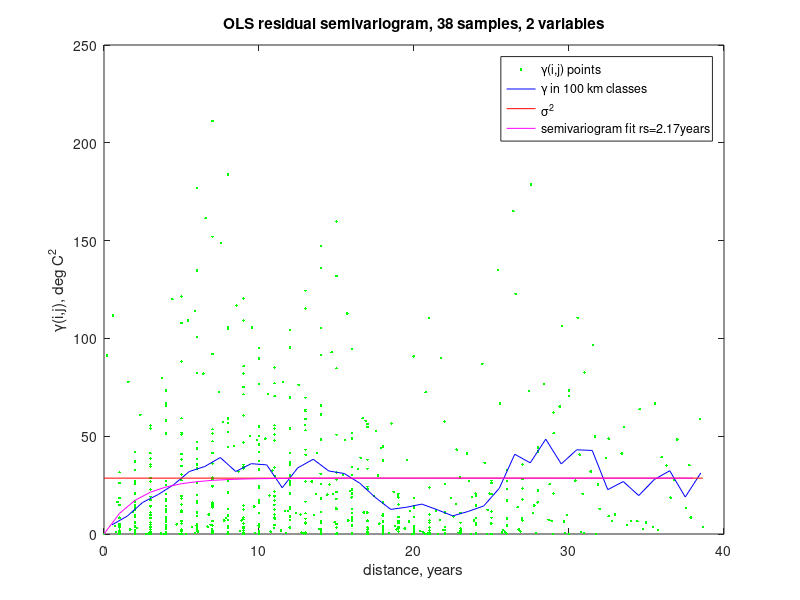

This chart was generated by the following MATLAB code:
%%%%%%%%%%%%%%%%%%%%%%%%%%%%%%%%%%%%%%%%%%%%%%%%%%%%%%%%%%%%%%%%%%%%%%%%%%%%%%%%%%%%%%%
% This program reads Cape Grim Methane data, then does OLS and GLS linear regression. %
% GLS assumes residual correlation is by exponential functions of distance.           % 
% This code is for Matlab or Octave (clear or set the usingOctave flag).              %
%%%%%%%%%%%%%%%%%%%%%%%%%%%%%%%%%%%%%%%%%%%%%%%%%%%%%%%%%%%%%%%%%%%%%%%%%%%%%%%%%%%%%%%
usingOctave=false;  % forces flushing of the display buffer in Octave to see progress (not for Matlab)

modelOrder=3;     % regression model order (max 9 with this code)

% Read data:
methane=csvread('CapeGrimMethane.csv');

plotBestFit=0; % plot best fit with PI: 0=no, 1=OLS, 2=DW, 3=TADW, 4=DW-TADW extrapolated, 5=semivariogram
% if 0, semivariogram will be plotted instead of data with best fir and PI

doSemivar=true; % do GLS based on semivariogram of OLS residuals

[n,~]=size(methane);

%%%%%%%%%%%%%%%%%%%%%%%%%%%%%%%%%%%%%%%%%%%%%%%%%%%%%%%%%%%%%%%%%%%%%%%%%%%%
% copy the first 5 records as is, then take means 12 at a time of the rest %
%%%%%%%%%%%%%%%%%%%%%%%%%%%%%%%%%%%%%%%%%%%%%%%%%%%%%%%%%%%%%%%%%%%%%%%%%%%%
M=zeros(5,n);
for i=1:5
    M(i,i)=1;
end
for i=6:n
    j=round((i-6-mod(i-6,12))/12)+6;
    M(j,i)=1/12;
end
lastRowSum=sum(M(j,:)); % make the last row sum = 1
M(j,:)=M(j,:)/lastRowSum;
methaneA=M*methane;
[n,~]=size(methaneA);

%%%%%%%%%%%%%%%%%%%%%
% Assemble the data %
%%%%%%%%%%%%%%%%%%%%%
dataMeans=mean(methaneA);
meanT=dataMeans(1);
m=0;
t=0;  % time
x=0;  % OLS/GLS matrix
y=0;  % correlated data
for i=1:n
    dateDecimal=methaneA(i,1);
    CH4ppb=methaneA(i,2);
    t(i,1)=dateDecimal;
    x(i,1)=1;
    %ds(i)=1; % all the one dataset
    if modelOrder>0
        x(i,2)=t(i)-meanT;
    end
    if modelOrder>1
        for j=2:modelOrder
            x(i,j+1)=x(i,2)^j;
        end
    end
    y(i,1)=CH4ppb;
end

% decorrelate the explanatory variables for accurate prediction intervals
if modelOrder>1
    for k=2:modelOrder
        % remove any correlation between x(:,k+1) and x(:,1:k) by subtracting
        % an OLS estimate of x(:,k+1) in terms of x(:,1:k)
        X=x(:,1:k);
        Y=x(:,k+1);
        betaDecorr=inv((transpose(X)*X))*transpose(X)*Y;
        x(:,k+1)=Y-X*betaDecorr;
    end
end

[n,k1]=size(x); % k1 = k + 1 = no. of variables + intercept
k=k1-1;
% calculate dx = Xi - Xmean
meanX=mean(x);
meanX(1,1)=0; % except dx(intercept) = 1
dx=meanX*0;
for i=1:n
    dx(i,:)=x(i,:)-meanX;
end
dataName=['CapeGrimCH4GLS',num2str(n),'points'];


%%%%%%%%%%%%%%%%%%%%%%%%%%%%%%%%%%%%%
% OLS calculation by matrix algebra %
%%%%%%%%%%%%%%%%%%%%%%%%%%%%%%%%%%%%%
varName(1,:)='(Intercept)';
if modelOrder>0
    varName(2,:)='year - mean';
end
if modelOrder>1
    for j=2:modelOrder
        varName(j+1,:)=['(yr-mean)^',num2str(j)];
    end
end

disp('=========================================================================');
disp('Data: Atmospheric background methane at Cape Grim');
disp('from http://www.csiro.au/greenhouse-gases/');
if modelOrder>1
    disp('The 2nd and higher order expanatory variables are decorrelated w.r.t. previous variables');
end
disp('-------------------------------------------------------------------------');
disp('OLS calculation by matrix algebra:');
invXdX=inv(transpose(x)*x);
betaOLS=invXdX*transpose(x)*y;
residualsOLS=y-x*betaOLS;
residStdErrOLS=sqrt(transpose(residualsOLS)*residualsOLS/(n-k1));
stdErrorOLS=0;
tValue=0;
for m=1:k1
    stdErrorOLS(m,1)=residStdErrOLS*sqrt(invXdX(m,m));
    tValue(m,1)=betaOLS(m,1)/stdErrorOLS(m,1);
end
disp('                 Estimate     Std. Error    t value      DF      Pr(>|t|)');
for m=1:k1
    fprintf('%s  %12.6f  %12.6f  %9.3f  %7.0f  %12.6f\n',varName(m,:),betaOLS(m,1),stdErrorOLS(m,1),tValue(m,1),n-k1,2*(1-tcdf(abs(tValue(m,1)),n-k-1)));
end
rmsError=sqrt((transpose(residualsOLS)*residualsOLS)/n);
disp(['Residual standard error: ',num2str(residStdErrOLS),' on ',num2str(n-k1),' Deg.Fr.  RMS error: ',num2str(rmsError)]);

    

if doSemivar
    % plot residual semivariogram
    gamma=0;
    h=0;
    m=0;
    hClass=0;
    gClass=0;
    nClass=0;
    i=0;
    for i=1:n
        for j=i:n
            m=m+1;
            gamma(m)=((residualsOLS(i)-residualsOLS(j))^2)/2;
            h(m)=abs(t(i)-t(j));
            classNumb=round(h(m)+0.5);
            [~,classes]=size(nClass);
            if classNumb>classes
                nClass(classNumb)=1;
                gClass(classNumb)=gamma(m);
            else
                nClass(classNumb)=nClass(classNumb)+1;
                gClass(classNumb)=gClass(classNumb)+gamma(m);
            end
            hClass(classNumb)=classNumb-0.5;
        end
    end
    [~,classes]=size(nClass);
    for i=1:classes
        if nClass(i)>0
            gClass(i)=gClass(i)/nClass(i);
        else
            gClass(i)=NaN;
        end
    end
    % weighted fit of exponential (residStdErrOLS^2)*[1-exp(-h/rs)] to semivariogram
    rs=0.1;
    residVar=residStdErrOLS^2;
    minSqdErr=0;
    for i=1:classes
        if nClass(i)>0
            minSqdErr=minSqdErr+nClass(i)*((gClass(i)-residVar*(1-exp(-hClass(i)/rs)))^2);
        end
    end
    thisSqdErr=minSqdErr;
    lastSqdErr=minSqdErr*2;
    while minSqdErr<lastSqdErr
        rs=rs+0.01;
        lastSqdErr=thisSqdErr;
        thisSqdErr=0;
        for i=1:classes
            if nClass(i)>0
                thisSqdErr=thisSqdErr+nClass(i)*((gClass(i)-residVar*(1-exp(-hClass(i)/rs)))^2);
            end
        end
        if thisSqdErr<minSqdErr
            minSqdErr=thisSqdErr;
        end
    end
    
    % sigma^2 line
    dist(1)=0;
    dist(2)=max(h);
    rse2(1)=residStdErrOLS^2;
    rse2(2)=rse2(1);
    
    % variance*[1-exp(-h/rs)]
    hCurve=0;
    gCurve=0;
    for i=1:round(dist(2))
        hCurve(i)=(i-1);
        gCurve(i)=rse2(1)*(1-exp(-hCurve(i)/rs));
    end
    
    if plotBestFit==0
    
    if n<100
        plot(h,gamma,'g.',hClass,gClass,'b-',dist,rse2,'r-',hCurve,gCurve,'m-');
        legend('\gamma(i,j) points','\gamma in 100 km classes','\sigma^2',['semivariogram fit rs=',num2str(rs),'years']);
    else
        plot(hClass,gClass,'b-',dist,rse2,'r-',hCurve,gCurve,'m-');
        legend('\gamma in 100 km classes','\sigma^2',['semivariogram fit ro=',num2str(rs),'years']);
    end
    xlabel('distance, years');
    ylabel('\gamma(i,j), deg C^2');
    title(['OLS residual semivariogram, ',num2str(n),' samples, ',num2str(k-1),' variables']);
    
    end
    disp(['semivariogram fitted ro = ',num2str(rs),' years    Making list of neighbours ...']);
else
    disp('Making progressive list of nearest neighbours ...');
end
    
    

%%%%%%%%%%%%%%%%%%%%%%%%%%%%%%%%%%%%%%%%%%%%%%%%%%%%%%%%%%%%%%%%%%%%%%%%%%%%%%%%%%%%%%%%%%
% make list of "adjacent" points for "forward differences" for generalised Durbin-Watson %
%%%%%%%%%%%%%%%%%%%%%%%%%%%%%%%%%%%%%%%%%%%%%%%%%%%%%%%%%%%%%%%%%%%%%%%%%%%%%%%%%%%%%%%%%%
if usingOctave
    fflush(stdout);
end
% Find starting point with the greatest sum of distances to all other points
rSumMax=0;
nSumMax=0;
for i=1:n
    rSumThisOne=0;
    for j=1:n
        r=abs(t(i)-t(j));
        rSumThisOne=rSumThisOne+r;
    end
    if rSumThisOne>rSumMax
        rSumMax=rSumThisOne;
        nSumMax=i;
    end
end
%disp(['Starting point is no. ',num2str(nSumMax),' at lat ',num2str(lat(nSumMax)),', long ',num2str(long(nSumMax))]);
% also generate reduction matrix to pre-multiply x, y or e to average co-located points
R=zeros(1,n); % first row
Rrow=1;
nThisRow=1;
R(Rrow,nSumMax)=1;

adjacentPoint=zeros(1,n);
adjacentDist=zeros(1,n);
%adjacentDistToD=zeros(1,n);
thisPoint=nSumMax; % starting point
startPoint=nSumMax;
% find next point
rMin=999999999;
for j=1:n
    r=abs(t(thisPoint)-t(j));
    if j~=thisPoint && r<rMin
        % closest so far
        rMin=r;
        adjacentPoint(thisPoint)=j;
        adjacentDist(thisPoint)=r;
    end
end
% and then continue until no more nearest new neighbours found
while adjacentPoint(thisPoint)>0
    thisPoint=adjacentPoint(thisPoint);
    if rMin>0
        if nThisRow>1
            % multiple entries on last row so divide it by nThisRow
            for i=1:n
                R(Rrow,i)=R(Rrow,i)/nThisRow;
            end
        end
        % start next row of R
        Rrow=Rrow+1;
        nThisRow=1;
    else
        % another entry at the same location; same row of R
        nThisRow=nThisRow+1;
    end
    R(Rrow,thisPoint)=1;
    adjacentPoint(thisPoint)=0;
    rMin=999999999;
    for j=1:n
        if adjacentPoint(j)==0
            r=abs(t(thisPoint)-t(j));
            if j~=thisPoint && r<rMin
                % closest so far
                rMin=r;
                adjacentPoint(thisPoint)=j;
                adjacentDist(thisPoint)=r;
            end
        end
    end
end


% reduced coordinate list
rt=R*t;

% use premultiplication matrix R to merge co-loacted points and sort them
% in nearest new neighbour order
[nr,~]=size(R);
effDist=sum(adjacentDist)/(nr-1); % the last point on the path has adjacentDist = 0
disp(['Starting with no ',num2str(nSumMax),', time ',num2str(t(nSumMax)),', mean non-zero distance = ',num2str(effDist),' years']);
if usingOctave
    fflush(stdout);
end
rx=R*x;
% Construct matrix A for Durbin-Watson d = (e'Ae)/(e'e)
A=2*eye(nr);
A(1,1)=1;
A(nr,nr)=1;
for i=1:nr-1
    A(i,i+1)=-1;
    A(i+1,i)=-1;
end
SSRFD=(transpose(R*residualsOLS)*A*(R*residualsOLS));
SSR=transpose(R*residualsOLS)*(R*residualsOLS);
d=SSRFD/SSR;

% work out confidence limits of d
Rx=R*x;
invRXdRX=inv(transpose(Rx)*Rx);
p=trace(A)-trace(transpose(Rx)*A*Rx*invRXdRX);
Ed=p/(nr-k-1); % mean of d (exact)
q=trace(A*A)-2*trace(transpose(Rx)*A*A*Rx*invRXdRX)+trace((transpose(Rx)*A*Rx*invRXdRX)^2);
Vd=2*(q-p*Ed)/((nr-k-1)*(nr-k+1)); % variance of d (exact)
% approximate distribution of d by a beta disbn with same mean & variance (Durbin-Watson II 1951, III 1971)
ab=Ed*(4-Ed)/Vd-1;
a=ab*Ed/4;
b=ab-a;
d025=4*betainv(0.025,a,b);
d975=4*betainv(0.975,a,b);

if d<d025 || d>d975
    disp(['OLS residual Durbin-Watson: ',num2str(d),' [correl. error or bad model: Pr(>|d-',num2str(Ed,3),'|): ',num2str(1-2*abs(betacdf(d/4,a,b)-0.5)),']']);
else
    disp(['OLS residual Durbin-Watson: ',num2str(d),' [good: Pr(>|d-',num2str(Ed,3),'|): ',num2str(1-2*abs(betacdf(d/4,a,b)-0.5)),']']);

    bestFitOLS=x*betaOLS;
    tValue1=tinv(0.975,n-k-1);
    % predInt is prediction interval based on regression coeff std errors
    predInt=0;
    for i=1:n
        predInt(i,1)=residStdErrOLS^2;
        for m=1:k+1
            predInt(i,1)=predInt(i,1)+(stdErrorOLS(m,1)*dx(i,m))^2;
        end
        predInt(i,1)=tValue1*sqrt(predInt(i,1));
    end

    if plotBestFit==1
        outsideIP=0;
        for i=1:n
            if y(i,1)>bestFitOLS(i,1)+predInt(i,1) || y(i,1)<bestFitOLS(i,1)-predInt(i,1)
                outsideIP=outsideIP+1;
            end
        end
        plot(t,y,'b.',t,bestFitOLS,'r-',t,bestFitOLS+predInt,'g-',t,bestFitOLS-predInt,'g-');
        legend('Observed','best fit (OLS)','prediction 97.5%','prediction 2.5%','Location','northwest');
        title([num2str(n),' measured data points, and best fit, ',dataName,' data  [GLS transformed residual Durbin-Watson: ',num2str(d),',  ',num2str(100*outsideIP/n),'% ouside IP]']);
        xlabel(varName(2,:));
        ylabel('A 0.01%, dB');
        % output to csv
        CSVoutput=0;
        for i=1:n
            CSVoutput(i,1)=t(i);                          % parameter
            CSVoutput(i,2)=y(i,1);                        % observed data
            CSVoutput(i,3)=bestFitOLS(i,1);              % predicted value
            CSVoutput(i,4)=bestFitOLS(i,1)+predInt(i,1); % upper prediction interval
            CSVoutput(i,5)=bestFitOLS(i,1)-predInt(i,1); % lower prediction interval
        end
        csvwrite([dataName,'order',num2str(modelOrder),'polynomialOLS.csv'],CSVoutput);
    end

end

disp('-------------------------------------------------------------------------');
if usingOctave
    fflush(stdout);
end

    
    %%%%%%%%%%%%%%%%%%%%%%%%%%%%%%%%%%%%%%%%%%%%%%%%%%%%%%%
    % First find kd = rd/ro where rd = effective distance %
    % between the datasets, equation (4.7).               %
    %%%%%%%%%%%%%%%%%%%%%%%%%%%%%%%%%%%%%%%%%%%%%%%%%%%%%%%
    m=0;
    sumSameTrds=0;
    for i=1:n-1
        for j=i+1:n
            if abs(t(i)-t(j))<0.001
                % same location, different data point
                m=m+1;
                sumSameTrds=sumSameTrds+(residualsOLS(i,1)-residualsOLS(j,1))^2;
            end
        end
    end
    variance=residStdErrOLS^2;
    if m>0
        kd=-log(1-sumSameTrds/(2*m*variance));
    else
        % no zero distance pairs - set kd =0
        kd=0;
        phi=0;
    end
    DF=n-k-1;
    disp(['kd = rd/ro = ',num2str(kd),' = (same location effective distance)/ro - see (4.7)']);
    
    if usingOctave
        fflush(stdout);
    end


disp('-------------------------------------------------------------------------');

    
    if usingOctave
        fflush(stdout);
    end
    
        
    %%%%%%%%%%%%%%%%%%%%%%%%
    % Simple Durbin-Watson %
    %%%%%%%%%%%%%%%%%%%%%%%%
    rhoDW=1-d/2;
    % and tanh adjusted
    atanhRho=(2/(nr-k1-3))*sqrt((nr-k1+3)/Vd)*(atanh(1-d/2)-atanh(1-Ed/2));
    rhoADW=real(tanh(atanhRho));
if rhoDW>0
    roDW=-effDist/log(rhoDW);
    disp(['DW rho = 1 - d/2 = ',num2str(rhoDW),' -> ro = -effDist/ln(rho) = ',num2str(roDW)]);
    
disp('-------------------------------------------------------------------------');

    
    if usingOctave
        fflush(stdout);
    end
    
    
    %%%%%%%%%%%%%%%%%%%%%%%%%%%%%%%%%%%%%
    % GLS calculation by matrix algebra %
    %%%%%%%%%%%%%%%%%%%%%%%%%%%%%%%%%%%%%
    ro=roDW;
    rd=kd*ro;
    disp(['GLS using ro = ',num2str(ro),' years, same location effective distance rd = ',num2str(rd),' km']);
    if usingOctave
        fflush(stdout);
    end
    % calculate S first, then invert (hopefully)
    S=eye(n);
    for i=1:n-1
        for j=i+1:n
            r=abs(t(i)-t(j));
            phi=exp(-sqrt((r/ro)^2+kd*kd));
            S(i,j)=phi;
            S(j,i)=S(i,j);
        end
    end
    %disp(['Inverting S']);
    if usingOctave
        fflush(stdout);
    end
    Sinv=inv(S);
    invXdSiX=inv(transpose(x)*Sinv*x);

    % repeat for reduced dataset
    Sr=eye(nr);
    for i=1:nr-1
        for j=i+1:nr
            r=abs(rt(i)-rt(j));
            phi=exp(-sqrt((r/ro)^2+kd*kd));
            Sr(i,j)=phi;
            Sr(j,i)=S(i,j);
        end
    end
    SRinv=inv(Sr);
    invrXdSirX=inv(transpose(rx)*SRinv*rx);
    
    betaGLS=invXdSiX*transpose(x)*Sinv*y;
    residualsGLS=y-x*betaGLS;
    residStdErrGLS=sqrt(transpose(residualsGLS)*Sinv*residualsGLS/(DF));
    stdErrorGLS=0;
    tValue=0;
    for m=1:k1
        stdErrorGLS(m,1)=residStdErrGLS*sqrt(invXdSiX(m,m));
        tValue(m,1)=betaGLS(m,1)/stdErrorGLS(m,1);
    end
    stdErrorDW=stdErrorGLS; % } save for t
    betaGLSdw=betaGLS;      % } extrapolation
disp('                 Estimate     Std. Error    t value      DF      Pr(>|t|)');
for m=1:k1
    fprintf('%s  %12.6f  %12.6f  %9.3f  %7.0f  %12.6f\n',varName(m,:),betaGLS(m,1),stdErrorGLS(m,1),tValue(m,1),DF,2*(1-tcdf(abs(tValue(m,1)),DF)));
end
rmsError=sqrt((transpose(residualsGLS)*residualsGLS)/n);
disp(['Residual standard error: ',num2str(residStdErrGLS),' on ',num2str(DF),' Deg.Fr.  RMS error: ',num2str(rmsError)]);


% Durbin-Watson equivalent calculation on transformed residuals
% using P=Sinv^0.5 i.e. P is symmetrical matrix satisfying P'P = Sinv
P=Sinv^0.5;
residualsEq=P*residualsGLS;
% reduce to nr residuals by premultiplying by R
residualsEq=R*residualsEq;
SSR=transpose(residualsEq)*residualsEq;
SSRFD=transpose(residualsEq)*A*residualsEq;
d=SSRFD/SSR;

% work out confidence limits of d
Pr=real(SRinv^0.5); % is real, but infintesimal imaginary component can cause problems
p=trace(A)-trace(transpose(rx)*transpose(Pr)*A*Pr*rx*invrXdSirX);
Ed=p/(nr-k-1); % mean of d (exact)
q=trace(A*A)-2*trace(transpose(rx)*transpose(Pr)*A*A*Pr*rx*invrXdSirX)+trace((transpose(rx)*transpose(Pr)*A*Pr*rx*invrXdSirX)^2);
Vd=2*(q-p*Ed)/((nr-k-1)*(nr-k+1)); % variance of d (exact)
% approximate distribution of d by a beta disbn with same mean & variance (Durbin-Watson II 1951, III 1971)
ab=Ed*(4-Ed)/Vd-1;
a=ab*Ed/4;
b=ab-a;
d025=4*betainv(0.025,a,b);
d975=4*betainv(0.975,a,b);

if d<d025 || d>d975
    disp(['Transformed residual Durbin-Watson: ',num2str(d),' [bad model or eq: Pr(>|d-',num2str(Ed,3),'|): ',num2str(1-2*abs(betacdf(d/4,a,b)-0.5)),']']);
else
    disp(['Transformed residual Durbin-Watson: ',num2str(d),'   [good: Pr(>|d-',num2str(Ed,3),'|): ',num2str(1-2*abs(betacdf(d/4,a,b)-0.5)),']']);

    bestFitGLS=x*betaGLS;
    tValue1=tinv(0.975,DF);
    % predInt is prediction interval based on regression coeff std errors
    predInt=0;
    for i=1:n
        predInt(i,1)=residStdErrGLS^2;
        for m=1:k+1
            predInt(i,1)=predInt(i,1)+(stdErrorGLS(m,1)*dx(i,m))^2;
        end
        predInt(i,1)=tValue1*sqrt(predInt(i,1));
    end

    if plotBestFit==2
        outsideIP=0;
        for i=1:n
            if y(i,1)>bestFitGLS(i,1)+predInt(i,1) || y(i,1)<bestFitGLS(i,1)-predInt(i,1)
                outsideIP=outsideIP+1;
            end
        end
        plot(t,y,'b.',t,bestFitGLS,'r-',t,bestFitGLS+predInt,'g-',t,bestFitGLS-predInt,'g-');
        legend('Observed','best fit GLS DW','prediction 97.5%','prediction 2.5%','Location','northwest');
        title([num2str(n),' measured data points, and best fit, ',dataName,' data  [GLS transformed residual Durbin-Watson: ',num2str(d),',  ',num2str(100*outsideIP/n),'% ouside IP]']);
        xlabel(varName(2,:));
        ylabel('A 0.01%, dB');
        % output to csv
        CSVoutput=0;
        for i=1:n
            CSVoutput(i,1)=t(i);                          % parameter
            CSVoutput(i,2)=y(i,1);                        % observed data
            CSVoutput(i,3)=bestFitGLS(i,1);              % predicted value
            CSVoutput(i,4)=bestFitGLS(i,1)+predInt(i,1); % upper prediction interval
            CSVoutput(i,5)=bestFitGLS(i,1)-predInt(i,1); % lower prediction interval
        end
        csvwrite([dataName,'order',num2str(modelOrder),'polynomialGLS-DW.csv'],CSVoutput);
    end

end


else
    disp(['simple DW rho = 1 - d/2 = ',num2str(rhoADW),' -> skip GLS estimation']);
end % if rhoDW>0


disp('-------------------------------------------------------------------------');

    
    if usingOctave
        fflush(stdout);
    end


    
        
    %%%%%%%%%%%%%%%%%%%%%%%%%%%%%%%
    % Tanh adjusted Durbin-Watson %
    %%%%%%%%%%%%%%%%%%%%%%%%%%%%%%%
if rhoADW>0
    roADW=-effDist/log(rhoADW);
    disp(['tanh adjusted DW rho = ',num2str(rhoADW),' -> ro = -effDist/ln(rho) = ',num2str(roADW)]);
    
disp('-------------------------------------------------------------------------');

    
    if usingOctave
        fflush(stdout);
    end
    
    
    %%%%%%%%%%%%%%%%%%%%%%%%%%%%%%%%%%%%%
    % GLS calculation by matrix algebra %
    %%%%%%%%%%%%%%%%%%%%%%%%%%%%%%%%%%%%%
    ro=roADW;
    rd=kd*ro;
    disp(['GLS using ro = ',num2str(ro),' years, same location effective distance rd = ',num2str(rd),' km']);
    if usingOctave
        fflush(stdout);
    end
    % calculate S first, then invert (hopefully)
    S=eye(n);
    for i=1:n-1
        for j=i+1:n
            r=abs(t(i)-t(j));
            phi=exp(-sqrt((r/ro)^2+kd*kd));
            S(i,j)=phi;
            S(j,i)=S(i,j);
        end
    end
    %disp(['Inverting S']);
    if usingOctave
        fflush(stdout);
    end
    Sinv=inv(S);
    invXdSiX=inv(transpose(x)*Sinv*x);

    % repeat for reduced dataset
    Sr=eye(nr);
    for i=1:nr-1
        for j=i+1:nr
            r=abs(rt(i)-rt(j));
            phi=exp(-sqrt((r/ro)^2+kd*kd));
            Sr(i,j)=phi;
            Sr(j,i)=S(i,j);
        end
    end
    SRinv=inv(Sr);
    rx=R*x;
    invrXdSirX=inv(transpose(rx)*SRinv*rx);
    
    betaGLS=invXdSiX*transpose(x)*Sinv*y;
    residualsGLS=y-x*betaGLS;
    residStdErrGLS=sqrt(transpose(residualsGLS)*Sinv*residualsGLS/(DF));
    stdErrorGLS=0;
    tValue=0;
    for m=1:k1
        stdErrorGLS(m,1)=residStdErrGLS*sqrt(invXdSiX(m,m));
        tValue(m,1)=betaGLS(m,1)/stdErrorGLS(m,1);
    end
    stdErrorTADW=stdErrorGLS;
    betaGLStadw=betaGLS;
disp('                 Estimate     Std. Error    t value      DF      Pr(>|t|)');
for m=1:k1
    fprintf('%s  %12.6f  %12.6f  %9.3f  %7.0f  %12.6f\n',varName(m,:),betaGLS(m,1),stdErrorGLS(m,1),tValue(m,1),DF,2*(1-tcdf(abs(tValue(m,1)),DF)));
end
rmsError=sqrt((transpose(residualsGLS)*residualsGLS)/n);
disp(['Residual standard error: ',num2str(residStdErrGLS),' on ',num2str(DF),' Deg.Fr.  RMS error: ',num2str(rmsError)]);


% Durbin-Watson equivalent calculation on transformed residuals
% using P=Sinv^0.5 i.e. P is symmetrical matrix satisfying P'P = Sinv
P=Sinv^0.5;
residualsEq=P*residualsGLS;
% reduce to nr residuals by premultiplying by R
residualsEq=R*residualsEq;
SSR=transpose(residualsEq)*residualsEq;
SSRFD=transpose(residualsEq)*A*residualsEq;
d=SSRFD/SSR;

% work out confidence limits of d
Pr=real(SRinv^0.5); % is real, but infintesimal imaginary component can cause problems
p=trace(A)-trace(transpose(rx)*transpose(Pr)*A*Pr*rx*invrXdSirX);
Ed=p/(nr-k-1); % mean of d (exact)
q=trace(A*A)-2*trace(transpose(rx)*transpose(Pr)*A*A*Pr*rx*invrXdSirX)+trace((transpose(rx)*transpose(Pr)*A*Pr*rx*invrXdSirX)^2);
Vd=2*(q-p*Ed)/((nr-k-1)*(nr-k+1)); % variance of d (exact)
% approximate distribution of d by a beta disbn with same mean & variance (Durbin-Watson II 1951, III 1971)
ab=Ed*(4-Ed)/Vd-1;
a=ab*Ed/4;
b=ab-a;
d025=4*betainv(0.025,a,b);
d975=4*betainv(0.975,a,b);

if d<d025 || d>d975
    disp(['Transformed residual Durbin-Watson: ',num2str(d),' [bad model or eq: Pr(>|d-',num2str(Ed,3),'|): ',num2str(1-2*abs(betacdf(d/4,a,b)-0.5)),']']);
else
    disp(['Transformed residual Durbin-Watson: ',num2str(d),'   [good: Pr(>|d-',num2str(Ed,3),'|): ',num2str(1-2*abs(betacdf(d/4,a,b)-0.5)),']']);

    bestFitGLS=x*betaGLS;
    tValue1=tinv(0.975,DF);
    % predInt is prediction interval based on regression coeff std errors
    predInt=0;
    for i=1:n
        predInt(i,1)=residStdErrGLS^2;
        for m=1:k+1
            predInt(i,1)=predInt(i,1)+(stdErrorGLS(m,1)*dx(i,m))^2;
        end
        predInt(i,1)=tValue1*sqrt(predInt(i,1));
    end

    if plotBestFit==3
        outsideIP=0;
        for i=1:n
            if y(i,1)>bestFitGLS(i,1)+predInt(i,1) || y(i,1)<bestFitGLS(i,1)-predInt(i,1)
                outsideIP=outsideIP+1;
            end
        end
        plot(t,y,'b.',t,bestFitGLS,'r-',t,bestFitGLS+predInt,'g-',t,bestFitGLS-predInt,'g-');
        legend('Observed','best fit TADW','prediction 97.5%','prediction 2.5%','Location','northwest');
        title([num2str(n),' measured data points, and best fit, ',dataName,' data  [GLS transformed residual Durbin-Watson: ',num2str(d),',  ',num2str(100*outsideIP/n),'% ouside IP]']);
        xlabel(varName(2,:));
        ylabel('A 0.01%, dB');
        % output to csv
        CSVoutput=0;
        for i=1:n
            CSVoutput(i,1)=t(i);                          % parameter
            CSVoutput(i,2)=y(i,1);                        % observed data
            CSVoutput(i,3)=bestFitGLS(i,1);              % predicted value
            CSVoutput(i,4)=bestFitGLS(i,1)+predInt(i,1); % upper prediction interval
            CSVoutput(i,5)=bestFitGLS(i,1)-predInt(i,1); % lower prediction interval
        end
        csvwrite([dataName,'order',num2str(modelOrder),'polynomialGLS-TADW.csv'],CSVoutput);
    end

    %%%%%%%%%%%%%%%%%%%%%%%%%%%%%%%%%%%%%%%%%%%%%%%%
    % apply t and Sb extrapolation since d test ok %
    %%%%%%%%%%%%%%%%%%%%%%%%%%%%%%%%%%%%%%%%%%%%%%%%
    disp('------- Regression coeff std errors and t extrapolated: 2*TADW-DW -------');
    stdErrorExtrap=0;
    tValue=0;
    for m=1:k+1
        stdErrorExtrap(m,1)=2*stdErrorTADW(m,1)-stdErrorDW(m,1);
        tValue(m,1)=2*(betaGLStadw(m,1)/stdErrorTADW(m,1))-(betaGLSdw(m,1)/stdErrorDW(m,1));
    end
    disp('                 Estimate     Std. Error    t value      DF      Pr(>|t|)');
    for m=1:k1
        fprintf('%s  %12.6f  %12.6f  %9.3f  %7.0f  %12.6f\n',varName(m,:),betaGLStadw(m,1),stdErrorExtrap(m,1),tValue(m,1),DF,2*(1-tcdf(abs(tValue(m,1)),DF)));
    end

    tValue1=tinv(0.975,DF);
    % predInt is prediction interval based on regression coeff std errors
    predInt=0;
    for i=1:n
        predInt(i,1)=residStdErrGLS^2;
        for m=1:k+1
            predInt(i,1)=predInt(i,1)+(stdErrorExtrap(m,1)*dx(i,m))^2;
        end
        predInt(i,1)=tValue1*sqrt(predInt(i,1));
    end

    if plotBestFit==4
        outsideIP=0;
        for i=1:n
            if y(i,1)>bestFitGLS(i,1)+predInt(i,1) || y(i,1)<bestFitGLS(i,1)-predInt(i,1)
                outsideIP=outsideIP+1;
            end
        end
        plot(t,y,'b.',t,bestFitGLS,'r-',t,bestFitGLS+predInt,'g-',t,bestFitGLS-predInt,'g-');
        legend('Observed','best fit DW-TADW extrap','prediction 97.5%','prediction 2.5%','Location','northwest');
        title([num2str(n),' measured data points, and best fit, ',dataName,' data  [GLS transformed residual Durbin-Watson: ',num2str(d),',  ',num2str(100*outsideIP/n),'% ouside IP]']);
        xlabel(varName(2,:));
        ylabel('A 0.01%, dB');
        % output to csv
        CSVoutput=0;
        for i=1:n
            CSVoutput(i,1)=t(i);                          % parameter
            CSVoutput(i,2)=y(i,1);                        % observed data
            CSVoutput(i,3)=bestFitGLS(i,1);              % predicted value
            CSVoutput(i,4)=bestFitGLS(i,1)+predInt(i,1); % upper prediction interval
            CSVoutput(i,5)=bestFitGLS(i,1)-predInt(i,1); % lower prediction interval
        end
        csvwrite([dataName,'order',num2str(modelOrder),'polynomialGLS-DW-TADWextrap.csv'],CSVoutput);
    end


end


else
    disp(['tanh adjusted DW rho = ',num2str(rhoADW),' -> skip GLS estimation']);
end % if rhoADW>0
    

if doSemivar

disp('-------------------------------------------------------------------------');

    
    if usingOctave
        fflush(stdout);
    end
    
    
    %%%%%%%%%%%%%%%%%%%%%%%%%%%%%%%%%%%%%%%%%%%%%%%%%%%%%%%%%%%%%
    % GLS calculation by matrix algebra using semivariogram fit %
    %%%%%%%%%%%%%%%%%%%%%%%%%%%%%%%%%%%%%%%%%%%%%%%%%%%%%%%%%%%%%
    ro=rs;
    rd=kd*ro;
    disp(['Semivariogram ro = ',num2str(ro),' years, same location effective distance rd = ',num2str(rd),' km']);
    if usingOctave
        fflush(stdout);
    end
    % calculate S first, then invert (hopefully)
    S=eye(n);
    for i=1:n-1
        for j=i+1:n
            r=abs(t(i)-t(j));
            phi=exp(-sqrt((r/ro)^2+kd*kd));
            S(i,j)=phi;
            S(j,i)=S(i,j);
        end
    end
    %disp(['Inverting S']);
    if usingOctave
        fflush(stdout);
    end
    Sinv=inv(S);
    invXdSiX=inv(transpose(x)*Sinv*x);

    % repeat for reduced dataset
    Sr=eye(nr);
    for i=1:nr-1
        for j=i+1:nr
            r=abs(rt(i)-rt(j));
            phi=exp(-sqrt((r/ro)^2+kd*kd));
            Sr(i,j)=phi;
            Sr(j,i)=S(i,j);
        end
    end
    SRinv=inv(Sr);
    rx=R*x;
    invrXdSirX=inv(transpose(rx)*SRinv*rx);


    betaGLS=invXdSiX*transpose(x)*Sinv*y;
    residualsGLS=y-x*betaGLS;
    residStdErrGLS=sqrt(transpose(residualsGLS)*Sinv*residualsGLS/(DF));
    stdErrorGLS=0;
    tValue=0;
    for m=1:k1
        stdErrorGLS(m,1)=residStdErrGLS*sqrt(invXdSiX(m,m));
        tValue(m,1)=betaGLS(m,1)/stdErrorGLS(m,1);
    end
disp('                 Estimate     Std. Error    t value      DF      Pr(>|t|)');
for m=1:k1
    fprintf('%s  %12.6f  %12.6f  %9.3f  %7.0f  %12.6f\n',varName(m,:),betaGLS(m,1),stdErrorGLS(m,1),tValue(m,1),DF,2*(1-tcdf(abs(tValue(m,1)),DF)));
end
rmsError=sqrt((transpose(residualsGLS)*residualsGLS)/n);
disp(['Residual standard error: ',num2str(residStdErrGLS),' on ',num2str(DF),' Deg.Fr.  RMS error: ',num2str(rmsError)]);

% Durbin-Watson equivalent calculation on transformed residuals
% using P=Sinv^0.5 i.e. P is symmetrical matrix satisfying P'P = Sinv
P=Sinv^0.5;
residualsEq=P*residualsGLS;
% reduce to nr residuals by premultiplying by R
residualsEq=R*residualsEq;
SSR=transpose(residualsEq)*residualsEq;
SSRFD=transpose(residualsEq)*A*residualsEq;
d=SSRFD/SSR;

% work out confidence limits of d
Pr=real(SRinv^0.5); % is real, but infintesimal imaginary component can cause problems
p=trace(A)-trace(transpose(rx)*transpose(Pr)*A*Pr*rx*invrXdSirX);
Ed=p/(nr-k-1); % mean of d (exact)
q=trace(A*A)-2*trace(transpose(rx)*transpose(Pr)*A*A*Pr*rx*invrXdSirX)+trace((transpose(rx)*transpose(Pr)*A*Pr*rx*invrXdSirX)^2);
Vd=2*(q-p*Ed)/((nr-k-1)*(nr-k+1)); % variance of d (exact)
% approximate distribution of d by a beta disbn with same mean & variance (Durbin-Watson II 1951, III 1971)
ab=Ed*(4-Ed)/Vd-1;
a=ab*Ed/4;
b=ab-a;
d025=4*betainv(0.025,a,b);
d975=4*betainv(0.975,a,b);

if d<d025 || d>d975
    disp(['Transformed residual Durbin-Watson: ',num2str(d),' [bad model or eq: Pr(>|d-',num2str(Ed,3),'|): ',num2str(1-2*abs(betacdf(d/4,a,b)-0.5)),']']);
else
    disp(['Transformed residual Durbin-Watson: ',num2str(d),'   [good: Pr(>|d-',num2str(Ed,3),'|): ',num2str(1-2*abs(betacdf(d/4,a,b)-0.5)),']']);
end


end
    
disp('=========================================================================');
    
